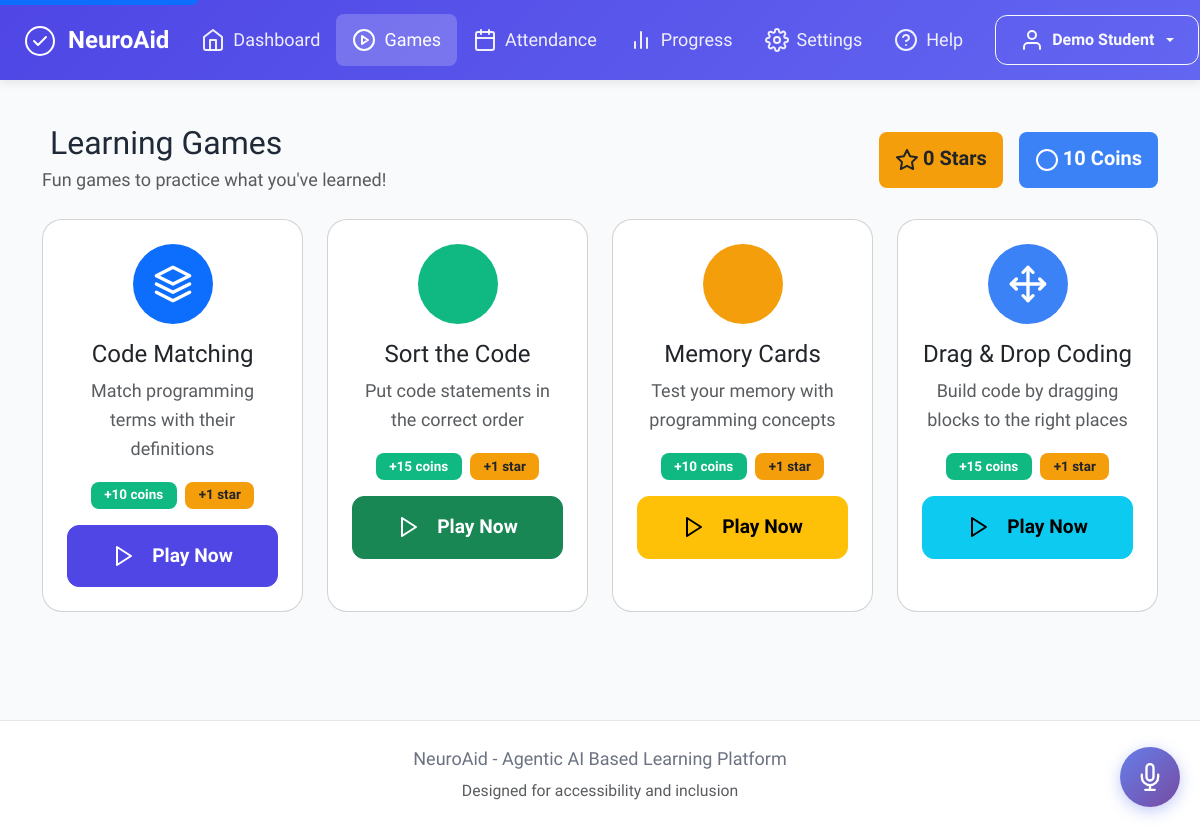
The app's page /games (signed in), older data.
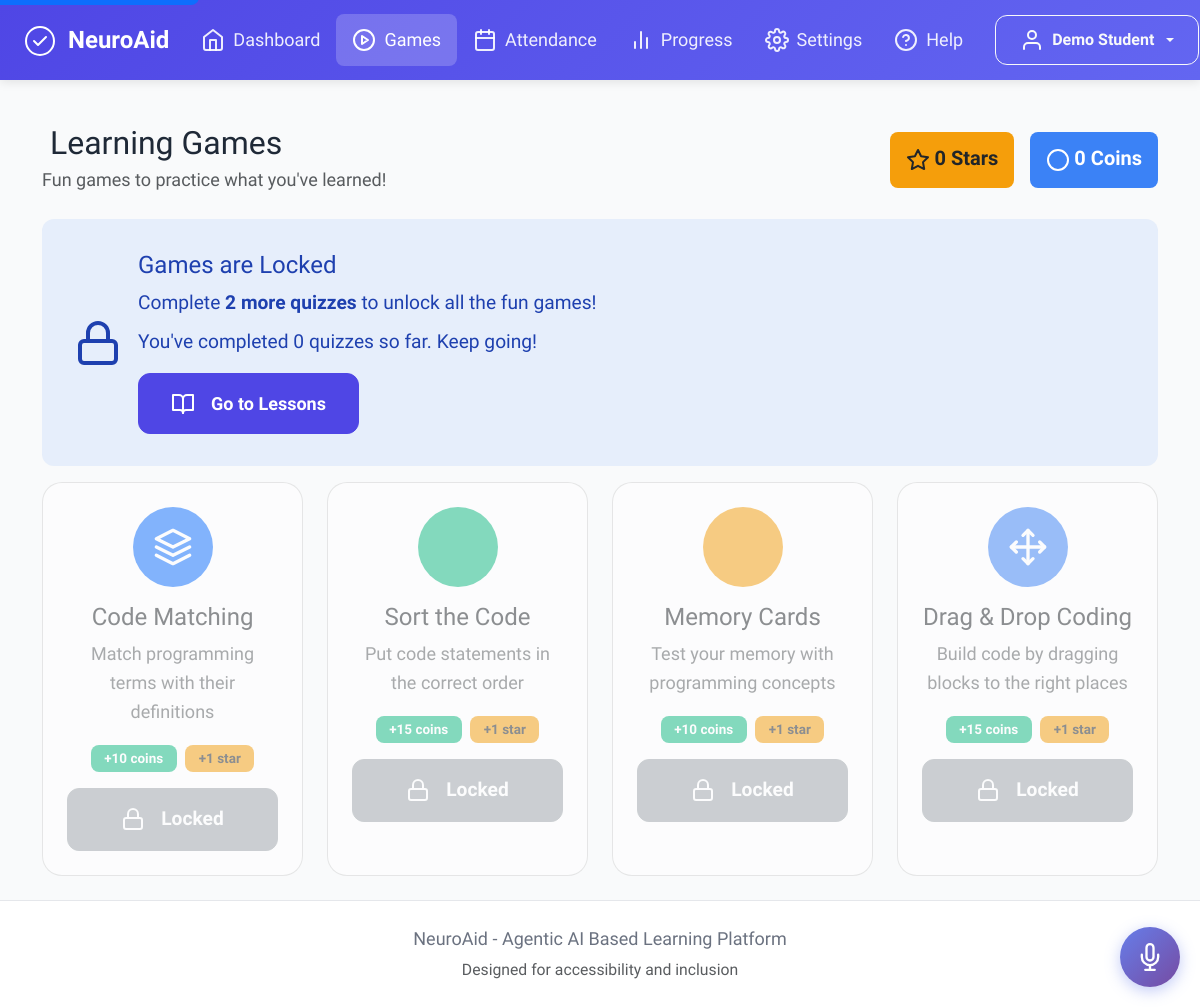
The same page, newer data.
### models.py (models this page shows, shortened)
class Student(UserMixin, db.Model):
    __tablename__ = 'students'
    id = db.Column(db.Integer, primary_key=True)
    student_id = db.Column(db.String(20), unique=True, nullable=False)
    name = db.Column(db.String(100), nullable=False)
    email = db.Column(db.String(120), unique=True, nullable=True)
    password_hash = db.Column(db.String(256), nullable=True)
    current_difficulty = db.Column(db.String(20), default='easy')
    preferred_mode = db.Column(db.String(20), default='text')
    audio_enabled = db.Column(db.Boolean, default=False)
    sign_language_enabled = db.Column(db.Boolean, default=False)
    emotion_detection_enabled = db.Column(db.Boolean, default=False)
    font_size = db.Column(db.Integer, default=18)
    high_contrast = db.Column(db.Boolean, default=False)
    reduce_motion = db.Column(db.Boolean, default=False)
    total_lessons_completed = db.Column(db.Integer, default=0)
    total_quizzes_taken = db.Column(db.Integer, default=0)
    average_score = db.Column(db.Float, default=0.0)
    streak_days = db.Column(db.Integer, default=0)
    last_active = db.Column(db.DateTime, default=datetime.utcnow)
    created_at = db.Column(db.DateTime, default=datetime.utcnow)
    total_coins = db.Column(db.Integer, default=0)
    total_stars = db.Column(db.Integer, default=0)
    games_unlocked = db.Column(db.Boolean, default=False)
    learning_style = db.Column(db.String(50), default='visual')
    special_needs_type = db.Column(db.String(50), nullable=True)
    focus_duration_avg = db.Column(db.Integer, default=0)
    reading_speed_wpm = db.Column(db.Integer, default=0)
    quiz_results = db.relationship('QuizResult', backref='student', lazy=True)
    lesson_progress = db.relationship('LessonProgress', backref='student', lazy=True)
    game_sessions = db.relationship('GameSession', backref='student', lazy=True)
    game_rewards = db.relationship('GameReward', backref='student', lazy=True)
    attendance_records = db.relationship('AttendanceRecord', backref='student', lazy=True)
    def get_completed_quizzes_count(self):
        return QuizResult.query.filter_by(student_id=self.id).count()
    def can_access_games(self):
        return self.get_completed_quizzes_count() >= 2

class Game(db.Model):
    __tablename__ = 'games'
    id = db.Column(db.Integer, primary_key=True)
    name = db.Column(db.String(100), nullable=False)
    game_type = db.Column(db.String(50), nullable=False)
    description = db.Column(db.Text, nullable=True)
    instructions = db.Column(db.Text, nullable=True)
    min_difficulty = db.Column(db.Integer, default=1)
    max_difficulty = db.Column(db.Integer, default=5)
    base_coins = db.Column(db.Integer, default=10)
    base_stars = db.Column(db.Integer, default=1)
    is_active = db.Column(db.Boolean, default=True)
    icon = db.Column(db.String(50), default='gamepad-2')
    color_theme = db.Column(db.String(20), default='primary')
    created_at = db.Column(db.DateTime, default=datetime.utcnow)
    sessions = db.relationship('GameSession', backref='game', lazy=True)

### routes.py (the view)
@app.route('/games')
@login_required
def games():
    can_play = current_user.can_access_games()
    quizzes_completed = current_user.get_completed_quizzes_count()
    quizzes_needed = max(0, 2 - quizzes_completed)
    all_games = Game.query.filter_by(is_active=True).all()
    game_sessions = GameSession.query.filter_by(student_id=current_user.id).all()
    session_map = {}
    for gs in game_sessions:
        if gs.game_id not in session_map:
            session_map[gs.game_id] = []
        session_map[gs.game_id].append(gs)
    rewards = GameReward.query.filter_by(student_id=current_user.id).order_by(GameReward.earned_at.desc()).limit(10).all()
    return render_template('games.html',
        games=all_games,
        can_play=can_play,
        quizzes_needed=quizzes_needed,
        quizzes_completed=quizzes_completed,
        session_map=session_map,
        rewards=rewards,
        total_coins=current_user.total_coins,
        total_stars=current_user.total_stars
    )

### routes.py (called while the page is built)
@login_manager.user_loader
def load_user(user_id):
    return Student.query.get(int(user_id))

@app.context_processor
def utility_processor():
    return {
        'format_time_spent': format_time_spent,
        'format_date_relative': format_date_relative,
        'get_difficulty_color': get_difficulty_color,
        'get_difficulty_label': get_difficulty_label,
        'get_progress_bar_class': get_progress_bar_class,
        'get_greeting': get_greeting,
    }

### templates/games.html (shortened to what this page needs)
{% extends "base.html" %}
{% block content %}
<div class="container py-4">
    <div class="d-flex justify-content-between align-items-center mb-4">
        <div>
            <h1 class="h2 mb-1">
                Learning Games
            </h1>
            <p class="text-muted mb-0">Fun games to practice what you've learned!</p>
        </div>
        <div class="d-flex gap-3">
            <div class="badge bg-warning text-dark fs-5 p-3">
                <i data-feather="star" class="me-1"></i>{{ total_stars }} Stars
            </div>
            <div class="badge bg-info fs-5 p-3">
                <i data-feather="circle" class="me-1"></i>{{ total_coins }} Coins
            </div>
        </div>
    </div>
    {% if not can_play %}
    <div class="alert alert-info alert-lg d-flex align-items-center" role="alert" style="font-size: 1.2rem; padding: 2rem;">
        <i data-feather="lock" class="me-3" style="width: 48px; height: 48px;"></i>
        <div>
            <h4 class="alert-heading mb-2">Games are Locked</h4>
            <p class="mb-0">Complete <strong>{{ quizzes_needed }} more quiz{{ 'zes' if quizzes_needed > 1 else '' }}</strong> to unlock all the fun games!</p>
            <p class="mb-0 mt-2">You've completed {{ quizzes_completed }} quiz{{ 'zes' if quizzes_completed != 1 else '' }} so far. Keep going!</p>
            <a href="{{ url_for('dashboard') }}" class="btn btn-primary btn-lg mt-3">
                <i data-feather="book-open" class="me-2"></i>Go to Lessons
            </a>
        </div>
    </div>
    {% endif %}
    <div class="row g-4">
        {% for game in games %}
        <div class="col-md-6 col-lg-3">
            <div class="card h-100 game-card {% if not can_play %}opacity-50{% endif %}" style="border-radius: 20px;">
                <div class="card-body text-center p-4">
                    <div class="game-icon mb-3 bg-{{ game.color_theme }} text-white rounded-circle d-inline-flex align-items-center justify-content-center" style="width: 80px; height: 80px;">
                        <i data-feather="{{ game.icon }}" style="width: 40px; height: 40px;"></i>
                    </div>
                    <h3 class="card-title h4">{{ game.name }}</h3>
                    <p class="card-text text-muted">{{ game.description }}</p>
                    <div class="mb-3">
                        <span class="badge bg-success me-1">+{{ game.base_coins }} coins</span>
                        <span class="badge bg-warning text-dark">+{{ game.base_stars }} star</span>
                    </div>
                    {% if can_play %}
                    <a href="{{ url_for('play_game', game_id=game.id) }}" class="btn btn-{{ game.color_theme }} btn-lg w-100" style="min-height: 60px; font-size: 1.2rem;">
                        <i data-feather="play" class="me-2"></i>Play Now
                    </a>
                    {% else %}
                    <button class="btn btn-secondary btn-lg w-100" disabled style="min-height: 60px; font-size: 1.2rem;">
                        <i data-feather="lock" class="me-2"></i>Locked
                    </button>
                    {% endif %}
                </div>
            </div>
        </div>
        {% endfor %}
    </div>
</div>
{% endblock %}

### templates/base.html (shortened to what this page needs)
<!DOCTYPE html>
<html lang="en">
<head>
    <link href="https://cdn.jsdelivr.net/npm/bootstrap@5.3.2/dist/css/bootstrap.min.css" rel="stylesheet">
    <link rel="stylesheet" href="https://cdn.jsdelivr.net/npm/feather-icons/dist/feather.min.css">
    <link rel="stylesheet" href="{{ url_for('static', filename='css/style.css') }}">
    <link rel="stylesheet" href="{{ url_for('static', filename='css/accessibility.css') }}">
</head>
<body class="{% if current_user.is_authenticated and current_user.high_contrast %}high-contrast{% endif %}">
    <a href="#main-content" class="skip-link">Skip to main content</a>
    {% if current_user.is_authenticated %}
    <nav class="navbar navbar-expand-lg fixed-top" role="navigation" aria-label="Main navigation">
        <div class="container-fluid px-4">
            <a class="navbar-brand" href="{{ url_for('dashboard') }}">
                <span class="brand-icon" aria-hidden="true">
                    <svg width="32" height="32" viewBox="0 0 32 32" fill="none" xmlns="http://www.w3.org/2000/svg">
                        <circle cx="16" cy="16" r="14" stroke="currentColor" stroke-width="2"/>
                        <path d="M10 16L14 20L22 12" stroke="currentColor" stroke-width="2" stroke-linecap="round" stroke-linejoin="round"/>
                    </svg>
                </span>
                <span class="brand-text">NeuroAid</span>
            </a>
            <div class="collapse navbar-collapse" id="navbarNav">
                <ul class="navbar-nav me-auto mb-2 mb-lg-0">
                    <li class="nav-item">
                        <a class="nav-link {% if request.endpoint == 'dashboard' %}active{% endif %}"
                           href="{{ url_for('dashboard') }}" aria-current="{% if request.endpoint == 'dashboard' %}page{% endif %}">
                            <i data-feather="home" aria-hidden="true"></i>
                            <span>Dashboard</span>
                        </a>
                    </li>
                    <li class="nav-item">
                        <a class="nav-link {% if request.endpoint == 'games' or request.endpoint == 'play_game' %}active{% endif %}"
                           href="{{ url_for('games') }}">
                            <i data-feather="play-circle" aria-hidden="true"></i>
                            <span>Games</span>
                        </a>
                    </li>
                    <li class="nav-item">
                        <a class="nav-link {% if request.endpoint == 'attendance' %}active{% endif %}"
                           href="{{ url_for('attendance') }}">
                            <i data-feather="calendar" aria-hidden="true"></i>
                            <span>Attendance</span>
                        </a>
                    </li>
                    <li class="nav-item">
                        <a class="nav-link {% if request.endpoint == 'progress' %}active{% endif %}"
                           href="{{ url_for('progress') }}">
                            <i data-feather="bar-chart-2" aria-hidden="true"></i>
                            <span>Progress</span>
                        </a>
                    </li>
                    <li class="nav-item">
                        <a class="nav-link {% if request.endpoint == 'settings' %}active{% endif %}"
                           href="{{ url_for('settings') }}">
                            <i data-feather="settings" aria-hidden="true"></i>
                            <span>Settings</span>
                        </a>
                    </li>
                    <li class="nav-item">
                        <a class="nav-link {% if request.endpoint == 'help_page' %}active{% endif %}"
                           href="{{ url_for('help_page') }}">
                            <i data-feather="help-circle" aria-hidden="true"></i>
                            <span>Help</span>
                        </a>
                    </li>
                </ul>
                <div class="d-flex align-items-center gap-3">
                    <div class="dropdown">
                        <button class="btn btn-outline-light dropdown-toggle user-menu" type="button"
                                id="userMenuButton" data-bs-toggle="dropdown" aria-expanded="false">
                            <i data-feather="user" aria-hidden="true"></i>
                            <span class="d-none d-sm-inline">{{ current_user.name }}</span>
                        </button>
                    </div>
                </div>
            </div>
        </div>
    </nav>
    {% endif %}
    <main id="main-content" class="{% if current_user.is_authenticated %}with-navbar{% endif %}">
        {% block content %}{% endblock %}
    </main>
    {% if current_user.is_authenticated %}
    <footer class="footer mt-auto py-4">
        <div class="container text-center">
            <p class="mb-1">NeuroAid - Agentic AI Based Learning Platform</p>
            <p class="text-muted small mb-0">Designed for accessibility and inclusion</p>
        </div>
    </footer>
    {% endif %}
</body>
</html>

### static/css/style.css (style rules this page uses)
:root { --primary-color: #4F46E5; --primary-hover: #4338CA; --success-color: #10B981; --warning-color: #F59E0B; --danger-color: #EF4444; --info-color: #3B82F6; --text-primary: #1F2937; --text-secondary: #6B7280; --bg-light: #F9FAFB; --border-color: #E5E7EB; --font-family: 'Atkinson Hyperlegible', -apple-system, BlinkMacSystemFont, 'Segoe UI', Roboto, sans-serif; --user-font-size: 18px; }
* { box-sizing: border-box; }
body { font-family: var(--font-family); font-size: var(--user-font-size); line-height: 1.6; color: var(--text-primary); background-color: var(--bg-light); min-height: 100vh; }
.skip-link { position: absolute; top: -40px; left: 0; background: var(--primary-color); color: white; padding: 12px 24px; z-index: 100; font-weight: bold; border-radius: 0 0 8px 0; transition: top 0.3s; }
.navbar { background: linear-gradient(135deg, var(--primary-color) 0%, #6366F1 100%); padding: 0.75rem 0; min-height: 80px; box-shadow: 0 2px 10px rgba(0, 0, 0, 0.1); }
.navbar-brand { display: flex; align-items: center; gap: 0.75rem; color: white !important; font-weight: 700; font-size: 1.5rem; }
.navbar-brand .brand-icon { color: white; }
.navbar .nav-link { color: rgba(255, 255, 255, 0.9) !important; padding: 0.75rem 1rem !important; font-weight: 500; display: flex; align-items: center; gap: 0.5rem; border-radius: 8px; transition: background 0.2s; min-height: 48px; }
.navbar .nav-link.active { background: rgba(255, 255, 255, 0.2); color: white !important; }
.user-menu { min-height: 48px; display: flex; align-items: center; gap: 0.5rem; }
main.with-navbar { padding-top: 100px; min-height: calc(100vh - 80px); }
.card { border-radius: 16px; overflow: hidden; }
.card-body { padding: 1.5rem; }
.btn { font-weight: 600; border-radius: 12px; padding: 0.75rem 1.5rem; display: inline-flex; align-items: center; justify-content: center; gap: 0.5rem; min-height: 48px; transition: all 0.2s; }
.btn-lg { min-height: 56px; padding: 1rem 2rem; font-size: 1.125rem; }
.btn-primary { background-color: var(--primary-color); border-color: var(--primary-color); }
.badge { padding: 0.5em 1em; font-weight: 600; border-radius: 8px; }
.bg-success { background-color: var(--success-color) !important; }
.bg-warning { background-color: var(--warning-color) !important; }
.bg-info { background-color: var(--info-color) !important; }
.footer { background: white; border-top: 1px solid var(--border-color); color: var(--text-secondary); }
.alert { border-radius: 12px; border: none; padding: 1rem 1.25rem; }
.alert-info { background-color: rgba(59, 130, 246, 0.1); color: #1e40af; }

### static/css/accessibility.css (style rules this page uses)
.skip-link { position: absolute; top: -40px; left: 0; background: var(--bs-primary); color: white; padding: 8px 16px; z-index: 10000; transition: top 0.3s; }

### templates/games.html (style rules this page uses)
.game-card { transition: transform 0.3s ease, box-shadow 0.3s ease; }

Row changes from the older to the newer data that the page shows:
changed Game "Code Matching": text "Play Now" → "Locked"
changed Game "Sort the Code": text "Play Now" → "Locked"
changed Game "Memory Cards": text "Play Now" → "Locked"
changed Game "Drag & Drop Coding": text "Play Now" → "Locked"
Text that changed along with them:
{{ total_coins }}: "10" → "0"
{{ quizzes_needed }}: (not shown) → "2"
{{ 'zes' if quizzes_needed > 1 else '' }}: (not shown) → "zes"
{{ quizzes_completed }}: (not shown) → "0"
{{ 'zes' if quizzes_completed != 1 else '' }}: (not shown) → "zes"
text now shown: "Games are Locked Complete more quiz to unlock all the fun games! You've completed quiz so far. Keep going! Go to Lessons"
